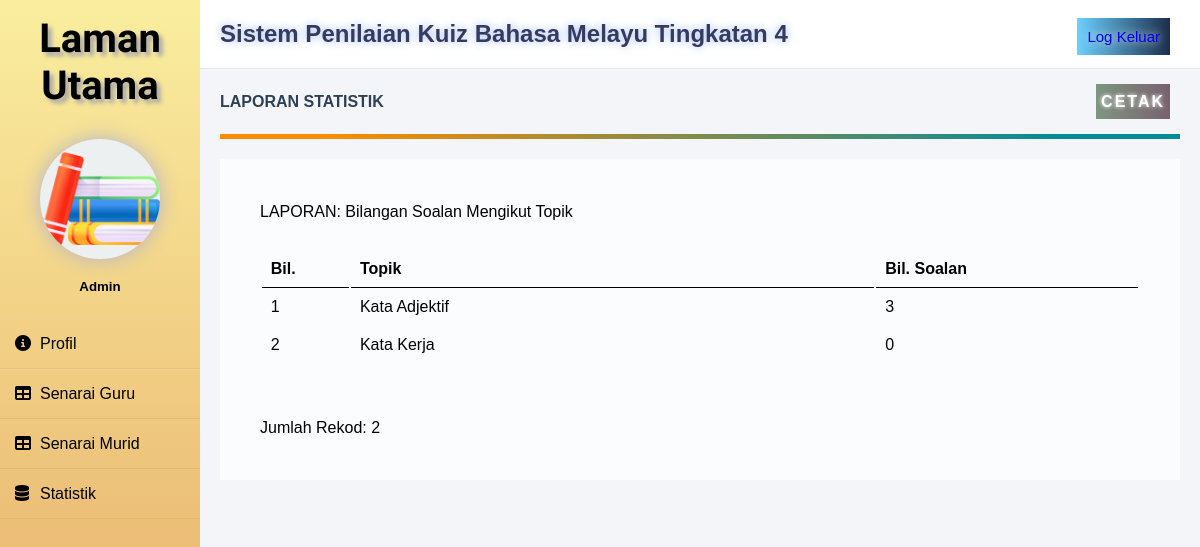
Screenshot of /laporanstatistikadmin.php (signed in) with the database file from the repository.
### tables this page shows
CREATE TABLE `topik` (
  `idtopik` varchar(10) NOT NULL,
  `topik` varchar(30) NOT NULL,
  `idpengguna` varchar(10) NOT NULL
);

### laporanstatistikadmin.php (the view, shortened to what this page needs)
<?php
require 'connect.php';
include('template/sidebar.php');
?>
<head>
    <link rel="stylesheet" href="css/laporanstatistikadminstyle.css?v=<?php echo time(); ?>">
</head>
        <div class="space">
            <div class="header">
                <h2>Sistem Penilaian Kuiz Bahasa Melayu Tingkatan 4</h2>
                <div class="logoutbutton"><a href="logout.php">Log Keluar</a></div>
            </div>
            <div class="maincontent" id="print">
                <div class="title">LAPORAN STATISTIK</div>
                <a name="cetak" onclick="window.print()">CETAK</a>
                <div class="separator"></div>
                <div class="detailbox" id="printablearea">
                    <p style="font-size: 16px">LAPORAN: Bilangan Soalan Mengikut Topik</p><br>
                        <table class="laporan">
                            <thead>
                                <tr>
                                    <th style="width: 10%;">Bil.</th>
                                    <th style="width: 60%;">Topik</th>
                                    <th style="width: 30%;">Bil. Soalan</th>
                                </tr>
                            </thead>
                            <?php
                                $no = 1;
                                $querytopik = mysqli_query($conn, "SELECT * FROM topik");
                                while($fetchtopik = mysqli_fetch_array($querytopik)){
                                    $soalan = mysqli_query($conn, "SELECT nosoal,COUNT(nosoal) as 'bil' FROM soalan WHERE idtopik='$fetchtopik[idtopik]'");
                                    $fetchsoalan = mysqli_fetch_array($soalan);
                            ?>
                            <tr>
                                <td><?php echo $no++;?></td>
                                <td><?php echo $fetchtopik['topik'];?></td>
                                <td><?php echo $fetchsoalan['bil'];?></td>
                            </tr>
                                <?php } ?>
                        </table>
                        <br><br>Jumlah Rekod: <?php echo $no-1;?><br>
                    </div>
            </div>
        </div>
</body>
</html>

### template/sidebar.css (style rules this page uses)
* { margin: 0; padding: 0; box-sizing: border-box; list-style: none; font-family: Verdana, Geneva, Tahoma, sans-serif; }
body { margin: 0; padding: 0; background: #f3f5f9; }

### css/laporanstatistikadminstyle.css (style rules this page uses)
* { margin: 0; padding: 0; box-sizing: border-box; list-style: none; font-family: Verdana, Geneva, Tahoma, sans-serif; }
body { margin: 0; padding: 0; background: #f3f5f9; }
.space { width: 100%; margin-left: 200px; }
.header { padding: 20px; background: #fff; color: #000000; border-bottom: 1px solid #e0e4e8; }
.header h2 { color: #353A5F; text-shadow: 0 0 10px #9EBAF3; }
.logoutbutton { padding: 10px; background-image: linear-gradient(90deg,#6CD0FF,#1C2E4C); text-shadow: 0 0 10px #fff; float: right; margin-top: -30px; margin-right: 10px; font-size: 15px; color: #fff; }
a { text-decoration: none; }
.maincontent { margin: 20px; color: #000000; line-height: 25px; }
.maincontent div { margin-bottom: 20px; }
.title { font-weight: bold; color: #2E4053; }
.separator { height: 5px; background-image: linear-gradient(108.9deg, rgba(251,140,0,1) 11.2%, rgba(0,139,155,1) 88.9%); }
.detailbox { position: relative; background: #fff; background-color: rgba(255, 255, 255, 0.7); padding: 40px; }
.laporan { width: 100%; table-layout: auto; }
table tr th { border-bottom: 1px solid black; padding: 1%; text-align: left; }
table tr td { padding: 1%; }
a[name="cetak"] { cursor: pointer; background-image: linear-gradient(to right, #7E9680, #79616F); text-shadow: 0 0 4px #fff; padding: 5px; color: white; letter-spacing: 2px; text-decoration: none; font-weight: bold; display: inline-block; float: right; margin-top: -50px; margin-right: 10px; }

### rows the page displays
topik: topik "Kata Adjektif", bil "3"
topik: topik "Kata Kerja", bil "0"

### other values shown
$no-1 "2"
